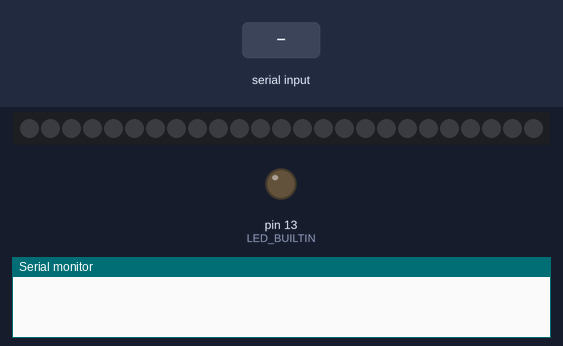
The sketch below on a simulated Arduino Uno, built with avr-gcc and run on an emulated ATmega328P. Shown: 25 RGB LEDs in strip order, left to right, output pins drawn as LEDs (lit = HIGH), the last lines printed to the serial monitor. The inputs (shaded band) are chosen by the test bench. Dim RGB values are drawn brighter than linear.

Above: at 1.2 s.
1.3 s: "h90\n" received over Serial
At 1.35 s:
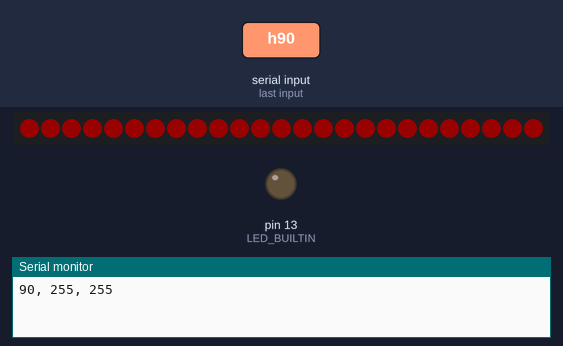
3.1 s: "h,45\n" received over Serial
At 3.45 s:
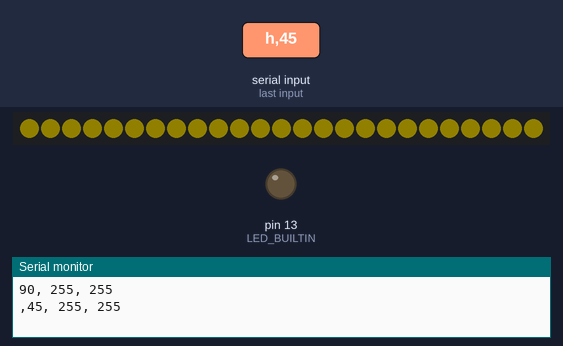
4.6 s: "h90\n" received over Serial
At 7.2 s:
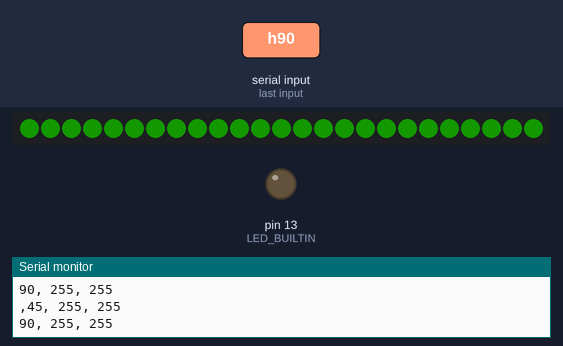
7.6 s: "h\n" received over Serial
At 10.3 s:
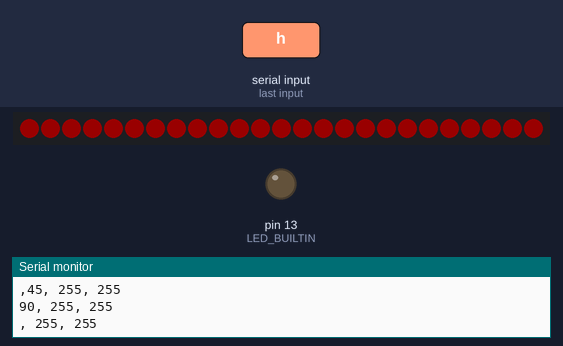

The sketch:

Main.ino
```cpp
#include <FastLED.h>

# define numLEDS 25
# define LED_Pin 2

bool debugSerialIn = false;

int row = 0;
int col = 0;
int delta = 1;
int brightness = 25;
int saturation = 255;
int value = 255;
int serialData;

float previousHue = 0;
float goalHue = 0;
float hueStepSize = 0.1;
float updateHue;

String serialOutput = "";

CRGB leds[numLEDS];

void setup() {

  // Begin the serial comms
  Serial.begin(9600);

  // Initialize the LED matrix
  FastLED.addLeds<WS2812B, LED_Pin, GRB>(leds,numLEDS);
  FastLED.setBrightness(brightness);

  // Turn the LEDs off
  for(int i = 0; i < numLEDS; i++)
  {
    leds[i] = CHSV(0, 0, 0);
  }
  FastLED.show();

  // Initialize my logic check LEDs
  pinMode(LED_BUILTIN, OUTPUT);
}


// Example Hue Value - h125
int UpdateGoalHueValue(String hueCode, bool debug=true)
{
  hueCode = hueCode.substring(1);

  if (debug == true) {
    Serial.println(hueCode + ", " + saturation + ", " + value);
  }

  return (hueCode.toInt());
}


// the loop function runs over and over again forever
void loop() {

  while (Serial.available())
  {
    serialData = Serial.read();

    if (char(serialData) != '\n')
    {
      serialOutput += char(serialData);
    }

    else
    {
      if (debugSerialIn == true)
      {
        Serial.println(serialOutput);
      }

      if (serialOutput[0] == 'h')
      {
        goalHue = float(UpdateGoalHueValue(serialOutput));
      }

      serialOutput = "";
    }
  }

  // Step the current hue value towards the goal
  if (previousHue != goalHue)
  {
    if (previousHue < goalHue)
    {
      if (previousHue < goalHue - hueStepSize)
      {
        updateHue = previousHue + hueStepSize;
      }
      else
      {
        updateHue = goalHue;
      }
    }
    else
    {
      if (previousHue > goalHue + hueStepSize)
      {
        updateHue = previousHue - hueStepSize;
      }
      else
      {
        updateHue = goalHue;
      }
    }

    // Update the LEDs
    fill_solid(leds, numLEDS, CHSV(updateHue, saturation, value));
    FastLED.show();

    previousHue = updateHue;
  }

}
```

Measured:
- after the input at 1.3 s, the LEDs: change at once (image 1)
- after the input at 3.1 s, the LEDs: first change at once (image 2 shows a later state)
